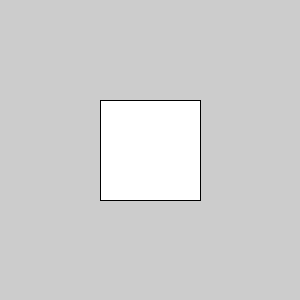
Frame 1 (no input)
Frame 60 (the mouse pressed at the canvas centre just before this capture): identical to frame 1, image omitted
Frame 120 (the mouse held since frame 60 and released just before this capture): identical to frame 1, image omitted

The Processing sketch that drew this single still picture (run headless with seeded random() and noise(); from frame 60 on, the mouse is pressed at the canvas centre):

// Processing sketch: colis_o
// ── colis_o.pde
void setup(){
  size(300,300);
  rectMode(CENTER);
  rect(width/2, height/2, 100,100);
}

void draw(){
  if(mouseX >= 100 && mouseX <= 200 && mouseY >= 100 && mouseY <= 200 )
    println("Está dentroao");
}
